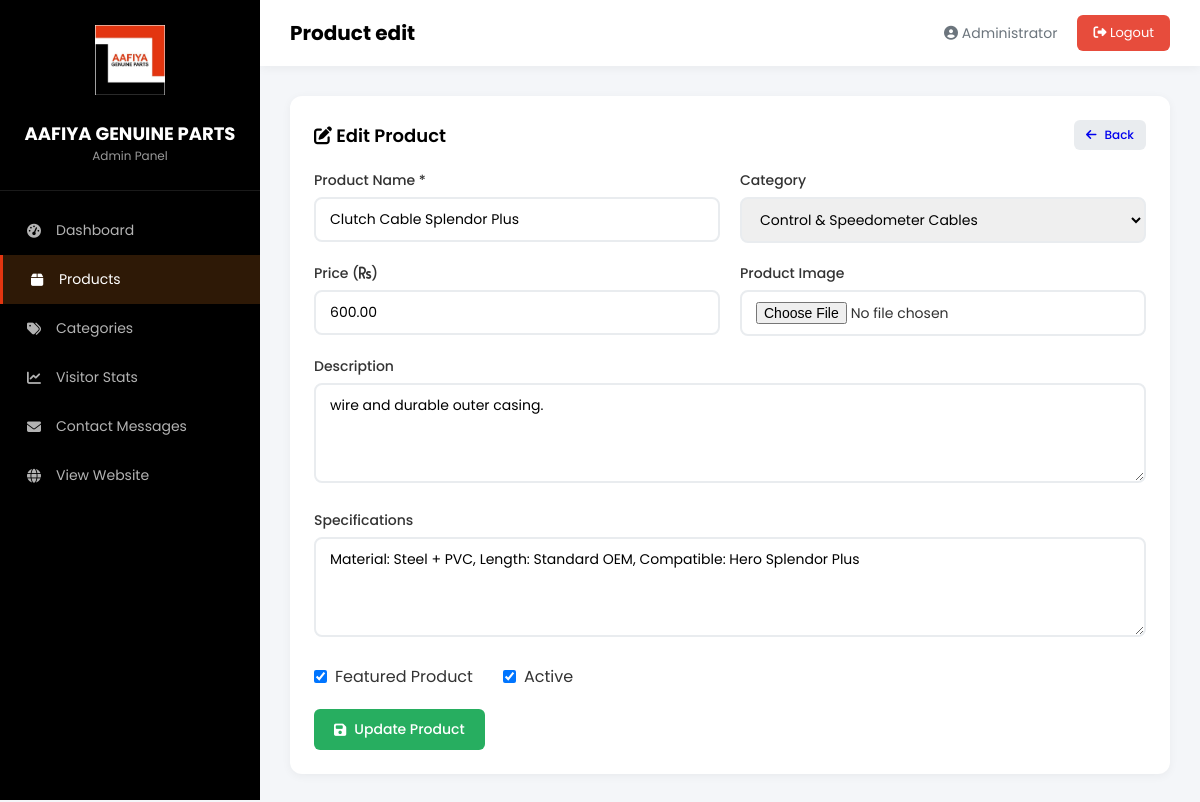
The app's page /admin/product_edit.php?id=1 (signed in) with its own data.
### tables this page shows
CREATE TABLE IF NOT EXISTS `products` (
  `id` int NOT NULL AUTO_INCREMENT,
  `category_id` int DEFAULT NULL,
  `name` varchar(200) NOT NULL,
  `slug` varchar(200) NOT NULL,
  `description` text,
  `specifications` text,
  `image` varchar(255) DEFAULT NULL,
  `gallery` text,
  `price` decimal(12,2) DEFAULT '0.00',
  `status` tinyint DEFAULT '1',
  `featured` tinyint DEFAULT '0',
  `views` int DEFAULT '0',
  `created_at` timestamp NULL DEFAULT CURRENT_TIMESTAMP,
  `updated_at` timestamp NULL DEFAULT CURRENT_TIMESTAMP ON UPDATE CURRENT_TIMESTAMP,
  PRIMARY KEY (`id`),
  UNIQUE KEY `slug` (`slug`),
  KEY `category_id` (`category_id`)
);

CREATE TABLE IF NOT EXISTS `categories` (
  `id` int NOT NULL AUTO_INCREMENT,
  `name` varchar(100) NOT NULL,
  `slug` varchar(100) NOT NULL,
  `description` text,
  `image` varchar(255) DEFAULT NULL,
  `sort_order` int DEFAULT '0',
  `status` tinyint DEFAULT '1',
  `created_at` timestamp NULL DEFAULT CURRENT_TIMESTAMP,
  PRIMARY KEY (`id`),
  UNIQUE KEY `slug` (`slug`)
);

### admin/product_edit.php (the view, shortened to what this page needs)
<?php
$db = getDB();
$id = intval($_GET['id'] ?? 0);
$product = $db->query("SELECT * FROM products WHERE id = $id")->fetch_assoc();
$categories = $db->query("SELECT * FROM categories WHERE status = 1 ORDER BY sort_order");
require_once 'header.php';
?>
<div class="card">
    <div class="card-header">
        <h3 class="card-title"><i class="fas fa-edit"></i> Edit Product</h3>
        <a href="products.php" class="btn btn-sm" style="background:var(--border);"><i class="fas fa-arrow-left"></i> Back</a>
    </div>
    <form method="POST" enctype="multipart/form-data">
        <div class="form-row">
            <div class="form-group">
                <label>Product Name *</label>
                <input type="text" name="name" required value="<?php echo htmlspecialchars($product['name']); ?>">
            </div>
            <div class="form-group">
                <label>Category</label>
                <select name="category_id">
                    <?php $categories->data_seek(0); while($cat = $categories->fetch_assoc()): ?>
                        <option value="<?php echo $cat['id']; ?>" <?php echo $product['category_id'] == $cat['id'] ? 'selected' : ''; ?>><?php echo $cat['name']; ?></option>
                    <?php endwhile; ?>
                </select>
            </div>
        </div>
        <div class="form-row">
            <div class="form-group">
                <label>Price (<i class="fas fa-rupee-sign"></i>)</label>
                <input type="number" name="price" step="0.01" min="0" value="<?php echo $product['price']; ?>">
            </div>
            <div class="form-group">
                <label>Product Image</label>
                <input type="file" name="image" accept="image/*">
            </div>
        </div>
        <div class="form-group">
            <label>Description</label>
            <textarea name="description"><?php echo htmlspecialchars($product['description']); ?></textarea>
        </div>
        <div class="form-group">
            <label>Specifications</label>
            <textarea name="specifications"><?php echo htmlspecialchars($product['specifications']); ?></textarea>
        </div>
        <div style="display:flex;gap:30px;margin-bottom:20px;">
            <label style="display:flex;align-items:center;gap:8px;cursor:pointer;">
                <input type="checkbox" name="featured" value="1" <?php echo $product['featured'] ? 'checked' : ''; ?> style="width:auto;"> Featured Product
            </label>
            <label style="display:flex;align-items:center;gap:8px;cursor:pointer;">
                <input type="checkbox" name="status" value="1" <?php echo $product['status'] ? 'checked' : ''; ?> style="width:auto;"> Active
            </label>
        </div>
        <button type="submit" class="btn btn-success"><i class="fas fa-save"></i> Update Product</button>
    </form>
</div>
<?php require_once 'footer.php'; ?>

### admin/header.php (style rules this page uses)
:root { --primary: #e33510; --primary-dark: #b52a0d; --dark: #000000; --sidebar: #000000; --light: #f4f6f9; --white: #fff; --gray: #6c757d; --border: #e9ecef; --success: #27ae60; --danger: #e74c3c; }
* { margin: 0; padding: 0; box-sizing: border-box; }
body { font-family: 'Poppins', sans-serif; background: var(--light); color: #333; min-height: 100vh; }
.card { background: #fff; border-radius: 12px; padding: 24px; box-shadow: 0 2px 10px rgba(0,0,0,0.05); margin-bottom: 24px; }
.card-header { display: flex; justify-content: space-between; align-items: center; margin-bottom: 20px; }
.card-title { font-size: 18px; font-weight: 600; color: var(--dark); }
.btn { display: inline-flex; align-items: center; gap: 8px; padding: 10px 20px; border-radius: 6px; text-decoration: none; font-size: 14px; font-weight: 500; border: none; cursor: pointer; transition: all 0.3s; font-family: 'Poppins', sans-serif; }
.btn-success { background: var(--success); color: #fff; }
.btn-sm { padding: 6px 12px; font-size: 12px; }
.form-group { margin-bottom: 20px; }
.form-group label { display: block; margin-bottom: 6px; font-size: 14px; font-weight: 500; }
.form-group input, .form-group select, .form-group textarea { width: 100%; padding: 10px 14px; border: 2px solid var(--border); border-radius: 8px; font-family: 'Poppins', sans-serif; font-size: 14px; transition: all 0.3s; }
.form-group textarea { resize: vertical; min-height: 100px; }
.form-row { display: grid; grid-template-columns: 1fr 1fr; gap: 20px; }

### records on screen
products: name "Clutch Cable Splendor Plus", category_id "Control & Speedometer Cables", price "600.00", description "wire and durable outer casing.", specifications "Material: Steel + PVC, Length: Standard OEM, Compatible: Hero Splendor Plus", featured "☑", status "☑"

### other values on screen
str_replace('_', ' ', $page) "Product edit"
$_SESSION['admin_name'] "Administrator"
